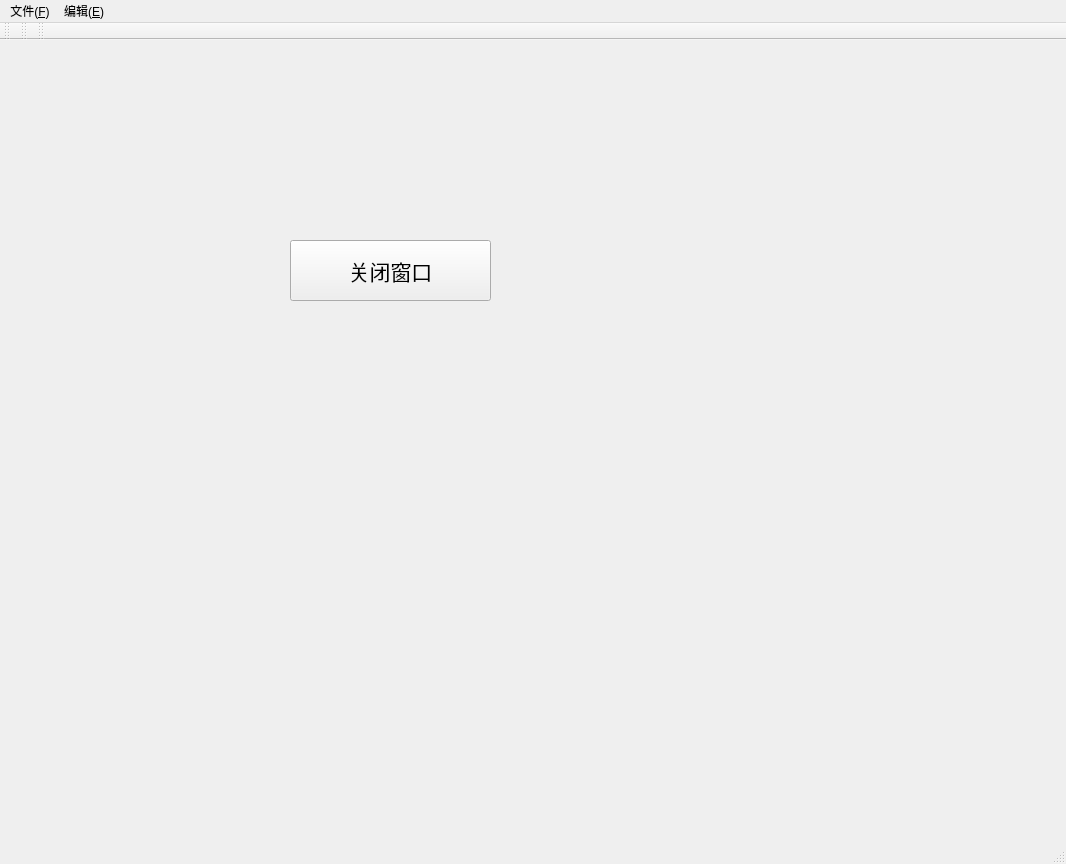
<?xml version="1.0" encoding="UTF-8"?>
<ui version="4.0">
 <class>guanbichuangkou</class>
 <widget class="QMainWindow" name="guanbichuangkou">
  <property name="geometry">
   <rect>
    <x>0</x>
    <y>0</y>
    <width>1066</width>
    <height>864</height>
   </rect>
  </property>
  <property name="windowTitle">
   <string>MainWindow</string>
  </property>
  <widget class="QWidget" name="centralwidget">
   <widget class="QPushButton" name="pushButton">
    <property name="geometry">
     <rect>
      <x>290</x>
      <y>200</y>
      <width>201</width>
      <height>61</height>
     </rect>
    </property>
    <property name="font">
     <font>
      <pointsize>16</pointsize>
     </font>
    </property>
    <property name="text">
     <string>关闭窗口</string>
    </property>
   </widget>
  </widget>
  <widget class="QStatusBar" name="statusbar"/>
  <widget class="QToolBar" name="toolBar">
   <property name="windowTitle">
    <string>toolBar</string>
   </property>
   <attribute name="toolBarArea">
    <enum>TopToolBarArea</enum>
   </attribute>
   <attribute name="toolBarBreak">
    <bool>false</bool>
   </attribute>
  </widget>
  <widget class="QToolBar" name="toolBar_2">
   <property name="windowTitle">
    <string>toolBar_2</string>
   </property>
   <attribute name="toolBarArea">
    <enum>TopToolBarArea</enum>
   </attribute>
   <attribute name="toolBarBreak">
    <bool>false</bool>
   </attribute>
  </widget>
  <widget class="QMenuBar" name="caidnalan">
   <property name="geometry">
    <rect>
     <x>0</x>
     <y>0</y>
     <width>1066</width>
     <height>26</height>
    </rect>
   </property>
   <widget class="QMenu" name="wenjian">
    <property name="enabled">
     <bool>true</bool>
    </property>
    <property name="cursor">
     <cursorShape>ArrowCursor</cursorShape>
    </property>
    <property name="autoFillBackground">
     <bool>true</bool>
    </property>
    <property name="tearOffEnabled">
     <bool>true</bool>
    </property>
    <property name="title">
     <string>文件(&amp;F)</string>
    </property>
    <property name="separatorsCollapsible">
     <bool>true</bool>
    </property>
    <property name="toolTipsVisible">
     <bool>true</bool>
    </property>
    <addaction name="separator"/>
    <addaction name="separator"/>
    <addaction name="separator"/>
   </widget>
   <widget class="QMenu" name="bianji">
    <property name="title">
     <string>编辑(&amp;E)</string>
    </property>
    <addaction name="separator"/>
    <addaction name="separator"/>
   </widget>
   <addaction name="wenjian"/>
   <addaction name="bianji"/>
  </widget>
  <widget class="QToolBar" name="toolBar_3">
   <property name="windowTitle">
    <string>toolBar_3</string>
   </property>
   <attribute name="toolBarArea">
    <enum>TopToolBarArea</enum>
   </attribute>
   <attribute name="toolBarBreak">
    <bool>false</bool>
   </attribute>
  </widget>
  <action name="actionfileOpenAction">
   <property name="checkable">
    <bool>true</bool>
   </property>
   <property name="text">
    <string>fileOpenAction</string>
   </property>
   <property name="shortcut">
    <string>Ctrl+O</string>
   </property>
   <property name="priority">
    <enum>QAction::LowPriority</enum>
   </property>
  </action>
  <action name="actionfileNewAction">
   <property name="checkable">
    <bool>true</bool>
   </property>
   <property name="text">
    <string>fileNewAction</string>
   </property>
   <property name="shortcut">
    <string>Ctrl+N</string>
   </property>
  </action>
  <action name="actionCloseAction">
   <property name="checkable">
    <bool>true</bool>
   </property>
   <property name="text">
    <string>CloseAction</string>
   </property>
   <property name="shortcut">
    <string>Ctrl+C</string>
   </property>
  </action>
 </widget>
 <resources/>
 <connections>
  <connection>
   <sender>pushButton</sender>
   <signal>clicked()</signal>
   <receiver>guanbichuangkou</receiver>
   <slot>close()</slot>
   <hints>
    <hint type="sourcelabel">
     <x>435</x>
     <y>228</y>
    </hint>
    <hint type="destinationlabel">
     <x>545</x>
     <y>312</y>
    </hint>
   </hints>
  </connection>
 </connections>
</ui>
